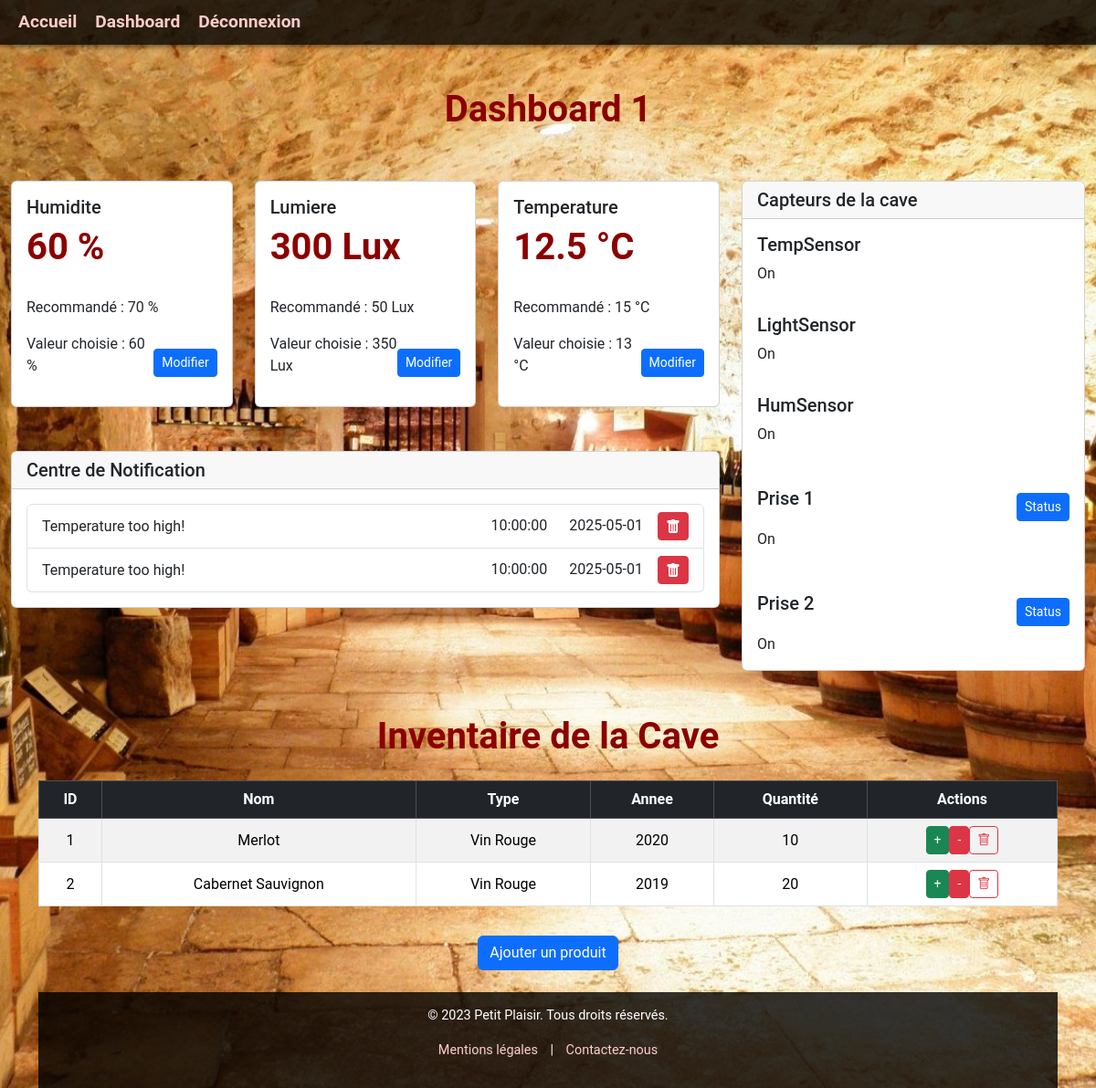
The app's page /details.php?id=1 (signed in) with its own data.
### tables this page shows
CREATE TABLE TypeCave (
    idTypeCave VARCHAR(50) PRIMARY KEY,
    TempOptiC INT,
    LumOptiC INT,
    HumOptiC INT
);

CREATE TABLE Notification (
    idNotification INT AUTO_INCREMENT PRIMARY KEY,
    DateNotification DATE,
    HeureNotification TIME,
    MessageNotification VARCHAR(255),
    idCave INT,
    CONSTRAINT fk_Notification_Cave FOREIGN KEY(idCave) REFERENCES Cave(idCave) ON DELETE CASCADE
);

CREATE TABLE Capteur (
    idCapteur INT AUTO_INCREMENT PRIMARY KEY,
    NomCapteur VARCHAR(50),
    TypeCapteur VARCHAR(50),
    ValeurCapteur FLOAT,
    StatusCapteur VARCHAR(20),
    idCave INT,
    CONSTRAINT fk_Capteur_Cave FOREIGN KEY(idCave) REFERENCES Cave(idCave) ON DELETE CASCADE
);

CREATE TABLE Produit (
    idProduit INT AUTO_INCREMENT PRIMARY KEY,
    NomProduit VARCHAR(50),
    TypeProduit VARCHAR(50),
    AnneeProduit INT,
    idCave INT,
    QuantiteProduit INT,
    CONSTRAINT fk_Produit_Cave FOREIGN KEY(idCave) REFERENCES Cave(idCave) ON DELETE CASCADE
);

### fonctions.php (the view, shortened to what this page needs)
<?php
function afficherInventaire($connexion, $idCave) {
    $query = "SELECT * FROM Produit WHERE idCave = '$idCave'";
    $resultat = mysqli_query($connexion, $query);
    echo '<div class="container ">';
    echo '<h1 class="mb-4 text-center">Inventaire de la Cave</h2>';
    echo '<div class="table-responsive">';
    echo '<table class="table table-bordered table-striped align-middle text-center">';
    echo '<thead class="table-dark">';
    echo '<tr>';
    echo '<th>ID</th>';
    echo '<th>Nom</th>';
    echo '<th>Type</th>';
    echo '<th>Annee</th>';
    echo '<th>Quantité</th>';
    echo '<th>Actions</th>';
    echo '</tr>';
    echo '</thead>';
    echo '<tbody>';
    if ($resultat && mysqli_num_rows($resultat) > 0) {
        while ($row = mysqli_fetch_assoc($resultat)) {
            echo '<tr>';
            echo '<td>' . $row['idProduit'] . '</td>';
            echo '<td>' . $row['NomProduit'] . '</td>';
            echo '<td>' . $row['TypeProduit'] . '</td>';
            echo '<td>' . $row['AnneeProduit'] . '</td>';
            echo '<td><span class="quantity" id="qte-' . $row['idProduit'] . '">' . $row['QuantiteProduit'] . '</span></td>';
            echo '<td>';
            echo '<div class="quantity-control justify-content-center">';
            echo '<button class="btn btn-sm btn-success" onclick="modifierQuantite(' . $row['idProduit'] . ', \'plus\')">+</button>';
            echo '<button class="btn btn-sm btn-danger" onclick="modifierQuantite(' . $row['idProduit'] . ', \'moins\')">-</button>';
            echo '<button class="btn btn-sm btn-outline-danger" onclick="supprimerProduit(' . $row['idProduit'] . ')">';
            echo '<i class="bi bi-trash"></i>';
            echo '</div>';
            echo '</td>';
            echo '</tr>';
        }
    }
    else {
        echo "<p>Aucun vin trouvé dans cette cave.</p>";
    }
    echo '</tbody>';
    echo '</table>';
    echo '</div>';
}
function afficherCapteurs($connexion, $idCave) {
    $query = "SELECT * FROM Capteur WHERE idCave = '$idCave'";
    $resultat = mysqli_query($connexion, $query);
    echo '<div class="col-4">';
    echo '<div class="row">';
    echo '<div class="col d-flex justify-content-center align-items-center">';
    echo '<div class="card w-100">';
    echo '<h5 class="card-header">Capteurs de la cave</h5>';
    if ($resultat && mysqli_num_rows($resultat) > 0) {
        while ($row = mysqli_fetch_assoc($resultat)) {
            if ($row['TypeCapteur'] == 'Prise'){
            echo '<div class="card-body">';
            echo '<div class="d-flex justify-content-between align-items-center">';
            echo '<h5 class="card-title mb-0">' . $row['NomCapteur'] . '</h5>';
            echo '<form method="post" action="changer_status.php">';
            echo '<button type="button" class="btn btn-sm btn-primary" onclick="modifierStatusCapteur(' . $row['idCapteur'] . ', \'' . addslashes($row['StatusCapteur']) . '\')"
 >Status</button>';
            echo '</form>';
            echo '</div>';
            echo '<p class="card-text mt-2">' . htmlspecialchars($row['StatusCapteur']) . '</p>';
            echo '</div>';
        } else {
            echo '<div class="card-body">';
            echo '<h5 class="card-title">' . $row['NomCapteur'] . '</h5>';
            echo '<p class="card-text">' . $row['StatusCapteur'] . '</p>';
            echo '</div>';
        }
        }
    } else {
        echo "<p>Aucun capteur trouvé.</p>";
    }
    echo '</div>';
    echo '</div>';
    echo '</div>';
    echo '</div>';
}
function afficherNotifications($connexion, $idCave) {
    $query = "SELECT * FROM Notification WHERE idCave = '$idCave'";
    $resultat = mysqli_query($connexion, $query);
    echo '<div class="row mt-5">';
    echo '<div class="col d-flex justify-content-center align-items-center">';
    echo '<div class="card w-100" style="max-height: 400px; overflow-y: auto;">';
    echo '<h5 class="card-header">Centre de Notification</h5>';
    echo '<div class="card-body">';
    echo '<ul class="list-group">';
    if ($resultat && mysqli_num_rows($resultat) > 0) {
        while ($row = mysqli_fetch_assoc($resultat)) {
        echo '<li class="list-group-item d-flex justify-content-between align-items-center">';
        echo '<div>' . $row['MessageNotification'] . '</div>';
        echo '<div>';
        echo '<span class="text me-4">' . $row['HeureNotification'] . '</span>';
        echo '<span class="text me-3">' . $row['DateNotification'] . '</span>';
        echo '<button type="button" class="btn btn-sm btn-danger" onclick="supprimerNotification(' . $row['idNotification'] . ')" >';
        echo '</button>';
        echo '</div>';
        echo '</li>';
    }
    }else {
        echo "<p>Aucune notification trouvée.</p>";
    }
    echo '</ul>';
    echo '</div>';
    echo '</div>';
    echo '</div>';
    echo '</div>';
}
function afficherRelevements($connexion, $idCave) {
    $query = "SELECT C.TypeCapteur, AVG(C.ValeurCapteur) AS MoyenneValeur, CU.ValeurChoix FROM  Capteur C JOIN ChoixUtilisateur CU ON C.idCapteur = CU.idCapteur WHERE C.idCave = $idCave AND C.TypeCapteur != 'Prise' GROUP BY C.TypeCapteur ORDER BY C.TypeCapteur";
    $query2 = "SELECT TC.* FROM TypeCave TC JOIN Cave C ON C.TypeCave=TC.idTypeCave WHERE C.idCave = $idCave";
    $resultat2 = mysqli_query($connexion, $query2);
    $resultat = mysqli_query($connexion, $query);
    $unite = 'null';
    $recommandation = 'null';
    echo '<div class="row">';
    if ($resultat2 && mysqli_num_rows($resultat2) > 0) {
        $row2 = mysqli_fetch_assoc($resultat2);
    }
    if ($resultat && mysqli_num_rows($resultat) > 0) {
        while ($row = mysqli_fetch_assoc($resultat)) {
            if ($row['TypeCapteur'] == 'Lumiere') {
                $unite = 'Lux';
                $recommandation = isset($row2['LumOptiC']) ? $row2['LumOptiC'] : 'N/A';
            } elseif ($row['TypeCapteur'] == 'Temperature') {
                $unite = '°C';
                $recommandation = isset($row2['TempOptiC']) ? $row2['TempOptiC'] : 'N/A';
            } elseif ($row['TypeCapteur'] == 'Humidite') {
                $unite = '%';
                $recommandation = isset($row2['HumOptiC']) ? $row2['HumOptiC'] : 'N/A';
            }
            echo '<div class="col-4 d-flex justify-content-center">';
            echo '<div class="card w-100">';
            echo '<div class="card-body">';
            echo '<h5 class="card-title">' . $row['TypeCapteur'] . '</h5>';
            echo '<h1 class="card-text">' . $row['MoyenneValeur'] . ' ' . $unite . ' </h1>';
            echo '<p class="card-text">Recommandé : ' . $recommandation . ' ' . $unite . '</p>';
            echo '<div class="d-flex justify-content-between align-items-center">';
            echo '<p class="card-text">Valeur choisie : ' . $row['ValeurChoix'] . ' ' . $unite . '</p>';
            echo '<button class="btn btn-primary btn-sm">Modifier</button>';
            echo '</div>';
            echo '</div>';
            echo '</div>';
            echo '</div>';
        }
    }
    echo '</div>';
}
?>

### details.php (shortened to what this page needs)
<?php
require('fonctions.php');
$id = $_GET['id'];
$connexion = mysqli_connect("p:".SERVEUR, NOM, PASSE, BD);
?>
<!doctype html>
<html>
<head>
  <link href="https://cdn.jsdelivr.net/npm/bootstrap@5.3.2/dist/css/bootstrap.min.css" rel="stylesheet">
  <link href="https://cdn.jsdelivr.net/npm/bootstrap-icons@1.10.5/font/bootstrap-icons.css" rel="stylesheet">
  <link rel="stylesheet" href="style.css">
</head>
<body>
  <header class="menu-banner">
    <nav>
      <ul>
        <li><a href="index.html">Accueil</a></li>
        <li><a href="dashboard.php">Dashboard</a></li>
        <li><a href="logout.php">Déconnexion</a></li>
      </ul>
    </nav>
  </header>
  <main>
    <div class="container-fluid">
      <section>
        <div class="row pt-5 mt-5 mb-4">
          <div class="col-12 text-center">
            <h1>Dashboard <?php echo $id ?></h1>
          </div>
        </div>
        <div class="row mb-5">
          <div class="col-8">
            <?php
            afficherRelevements($connexion, $id);
            afficherNotifications($connexion, $id);
            ?>
          </div>
          <?php
          afficherCapteurs($connexion, $id);
          ?>
        </div>
      </section>
    </div>
  </main>
  <?php afficherInventaire($connexion, $id); ?>
  <div class="text-center mt-3 mb-4">
    <button class="btn btn-primary" data-bs-toggle="modal" data-bs-target="#ajoutProduitModal">
      Ajouter un produit
    </button>
  </div>
  <footer class="footer">
    <p>&copy; 2023 Petit Plaisir. Tous droits réservés.</p>
    <p><a href="mentions_legales.html">Mentions légales</a> | <a href="contact.html">Contactez-nous</a></p>
  </footer>
</body>
</html>

### style.css (style rules this page uses)
body { margin: 0; font-family: 'Roboto', sans-serif; background: linear-gradient(135deg, #8b0000, #f8f8f8); background: url('fondecran.jpg') no-repeat center center fixed; background-size: cover; color: #fff; min-height: 100vh; display: flex; flex-direction: column; }
h1 { font-size: 2.5rem; margin-bottom: 30px; color: #8b0000; font-weight: bold; }
.menu-banner { position: fixed; top: 0; left: 0; width: 100%; background-color: rgba(0, 0, 0, 0.8); padding: 10px 0; box-shadow: 0 2px 5px rgba(0, 0, 0, 0.5); display: flex; justify-content: flex-start; z-index: 1000; padding-left: 20px; }
.menu-banner ul { list-style: none; margin: 0; padding: 0; display: flex; gap: 20px; }
.menu-banner li { display: inline; }
.menu-banner a { text-decoration: none; color: #ffcccb; font-size: 1.2rem; font-weight: bold; }
form button { width: 100%; padding: 15px; font-size: 1.2rem; color: #fff; background-color: #8b0000; border: none; border-radius: 5px; cursor: pointer; margin-top: 20px; transition: background-color 0.3s ease, transform 0.2s ease; }
.footer { text-align: center; padding: 15px 0; background-color: rgba(0, 0, 0, 0.8); color: #fff; font-size: 0.9rem; margin-top: auto; }
.footer a { color: #ffcccb; text-decoration: none; margin: 0 10px; }
body { overflow-x: hidden; }

### records on screen
typecave: HumOptiC "70", LumOptiC "50", TempOptiC "15"
notification: MessageNotification "Temperature too high!", HeureNotification "10:00:00", DateNotification "2025-05-01"
notification: MessageNotification "Temperature too high!", HeureNotification "10:00:00", DateNotification "2025-05-01"
capteur: NomCapteur "TempSensor", StatusCapteur "On"
capteur: NomCapteur "LightSensor", StatusCapteur "On"
capteur: NomCapteur "HumSensor", StatusCapteur "On"
capteur: NomCapteur "Prise 1", StatusCapteur "On"
capteur: NomCapteur "Prise 2", StatusCapteur "On"
produit: idProduit "1", NomProduit "Merlot", TypeProduit "Vin Rouge", AnneeProduit "2020", QuantiteProduit "10"
produit: idProduit "2", NomProduit "Cabernet Sauvignon", TypeProduit "Vin Rouge", AnneeProduit "2019", QuantiteProduit "20"

### other values on screen
$id "1"
$row['TypeCapteur'] "Humidite"
$row['MoyenneValeur'] "60"
$unite "%"
$row['ValeurChoix'] "60"
$row['TypeCapteur'] "Lumiere"
$row['MoyenneValeur'] "300"
$unite "Lux"
$row['ValeurChoix'] "350"
$row['TypeCapteur'] "Temperature"
$row['MoyenneValeur'] "12.5"
$unite "°C"
$row['ValeurChoix'] "13"
